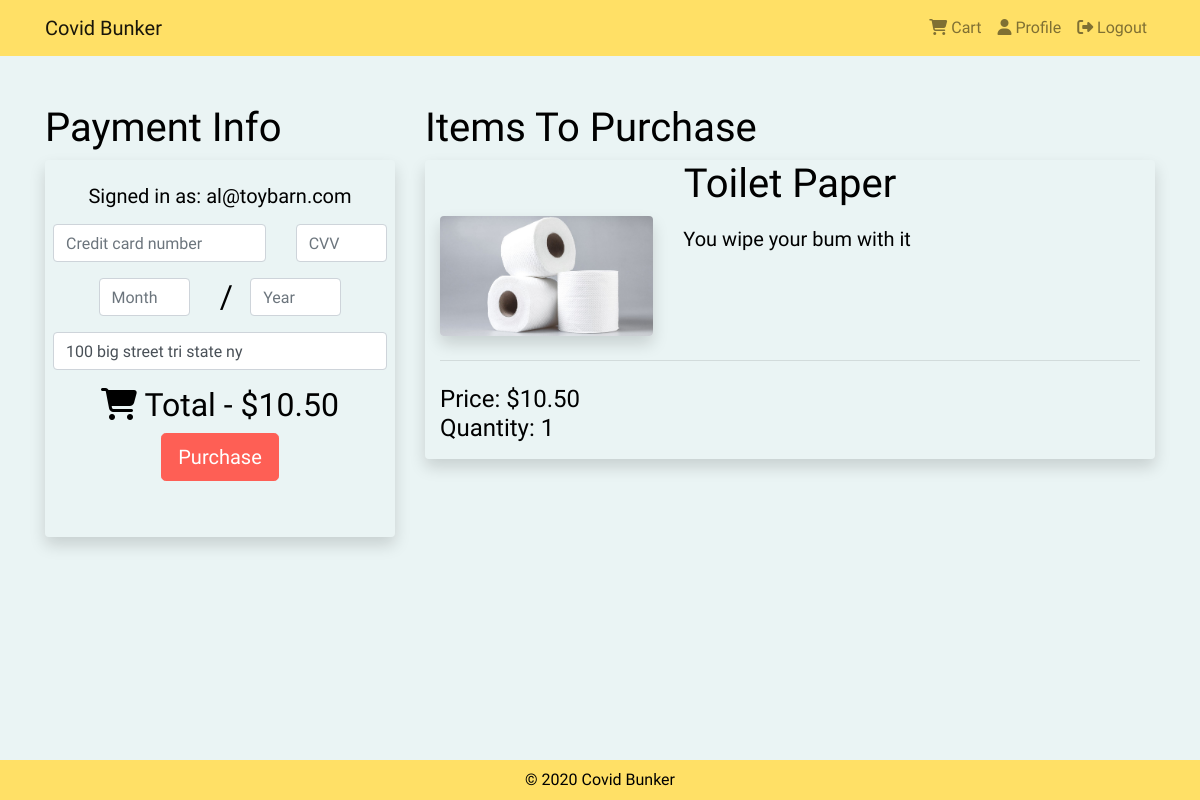
The page /checkout/4 (signed in) on the database its author committed.
### tables this page shows
CREATE TABLE "Users" (
	"UID"	TEXT NOT NULL,
	"isAdmin"	INTEGER NOT NULL,
	"Email"	TEXT NOT NULL,
	"Address"	TEXT NOT NULL,
	PRIMARY KEY("UID")
);

CREATE TABLE "Products" (
	"PID"	INTEGER,
	"Name"	TEXT NOT NULL,
	"Description"	TEXT,
	"Price"	REAL NOT NULL,
	"Qty"	INTEGER NOT NULL,
	"ImgURL"	TEXT NOT NULL,
	"Category"	TEXT,
	PRIMARY KEY("PID" AUTOINCREMENT)
);

### server.py (the view)
@app.route("/checkout/", methods=['GET'])
@app.route("/checkout/<int:PID>", methods=['GET'])
@app.route("/checkout/<int:PID>/<int:quantity>", methods=['GET'])
def checkout(PID=0, quantity=1):
    if session['signed_in'] == False:
        return redirect(url_for("login_get"))
    address = get_db().cursor().execute("select address from Users where uid = ?", (session['uid'],)).fetchone()[0]
    products = []
    total_price = 0.0
    if (PID == 0):
        products = get_cart()
        for p in products:
            total_price += p['price'] * p['quantity']
    else:
        conn = get_db()
        c = conn.cursor()
        product = c.execute('''
        SELECT * FROM Products WHERE PID=?;
        ''', (PID, )).fetchone()
        if (product is None or product==""):
            products = "" # no product was found
        else:
            product = map_product_query_result(product)
            total_price += product['price'] * quantity
            print(product['price'], product['quantity'])
            product['quantity']=quantity
            products.append(product)
    session['itemsPurchased'] = products
    session['purchaseCost'] = total_price
    return render_template("checkout.html", products=products, total_price=total_price, address=address)

### server.py (called while the page is built)
def get_db():
    db = getattr(g, '_database', None)
    if db is None:
        db = g._database = sqlite3.connect(dbpath)
    return db

@app.teardown_appcontext
def close_connection(exception):
    db = getattr(g, '_database', None)
    if db is not None:
        db.close()

def map_product_query_result(product):
    return {'id':product[0], 'name':product[1], 'description':product[2], 'price':product[3], 'quantity':product[4], 'img':product[5], 'category':product[6]}

### templates/checkout.html (shortened to what this page needs)
{% extends "base.html" %}
{% block logged_in %}
    {% if session.signed_in %}
        {{ super() }}
    {% endif %}
{% endblock %}
{% block content %}
<br>
<div class="container">
    <div class="row">
        <div class="col-lg-4 col-md-12 text-left pt-4 font-sm">
            <h1> Payment Info</h1>
            <div class="rounded shadow text-center pt-4 px-2">
		    <h5>Signed in as: {{session.email}}</h5>
                <form action="/checkout/" method="POST">
                    <div class="row py-2">
                        <div class="col-8">
                            <input class="form-control" id="ccn" placeholder="Credit card number" aria-label="Credit card number" type="text" name="ccn" required>
                        </div>
                        <div class="col-4">
                            <input class="form-control" id="cvv" placeholder="CVV" aria-label="CVV" type="text" name="cvv" size="2" required>
                        </div>
                    </div>
                    <div class="row py-2 justify-content-center">
                        <div class="col-4">
                            <input class="form-control" id="exp-month" placeholder="Month" aria-label="Month" type="text" name="exp-mon" size="2" required>
                        </div>
                        <div class="col-1 text-center">
                            <h2>/</h2>
                        </div>
                        <div class="col-4">
                            <input class="form-control" id="exp-year" placeholder="Year" aria-label="Year" type="text" name="exp-year" size="2" required>
                        </div>
                    </div>
                    <div class="row">
                        <div class="col-12">
                        	{% if address %}
              				<input class="form-control" id="address" placeholder="Shipping address" aria-label="Shipping address" type="text" name="address" size="35" value="{{address}}" required>
              			{% else %}
                			<input class="form-control" id="address" placeholder="Shipping address" aria-label="Shipping address" type="text" name="address" size="35" required>
              			{% endif %}
                        </div>
                    </div>
                    <div class="container"  id="bottom-checkout-btns">
                        <div class="row pt-3 pb-5">
                            <div class="col-12 text-center">
                                <h2 id="cart-icon-checkout-page"><i class="fas fa-shopping-cart"></i> Total -  {{ "$%.2f"|format(total_price) }}</h2>
                            </div>
                            <div class="col-12 text-center">
                                <input type="submit" class="btn btn-lg btn-danger mb-2" name="sub" value="Purchase">
                            </div>
                        </div>
                    </div>
                </form>
            </div>
        </div>
        <div class="col-lg-8 col-md-12 text-left pt-4">
            <h1> Items To Purchase</h1>
            {% if products %}
            {% for product in products %}
            <div class="container rounded shadow mb-4" id="{{ product.id }}">
                <h1 class="display-5 text-center">{{product.name}}</h1>
                <div class="row">
                    <div class="col-md-4 col-6">
                        <img src="/static/img/{{product.img}}" alt="{{product.name}}" class="img-fluid rounded shadow">
                    </div>
                    <div class="col-md-8 col-6 pt-2">
                        <p class="lead">{{product.description}} </p>
                    </div>
                </div>
                <hr class="my-4">
                <div class="row align-items-center">
                    <div class="col-sm-4 mr-auto pb-2">
                        <h4>
                            Price: {{ "$%.2f"|format(product.price) }}<br>
                            Quantity: {{product.quantity}}
                        </h4>
                    </div>
                </div>
            </div>
            {% endfor %}
            {% endif %}
        </div>
    </div>
</div>
{% endblock %}

### static/css/style.css (style rules this page uses)
html, body { height: 100%; width: 100%; margin: 0; padding: 0; font-family: 'Source Sans Pro', sans-serif; }
.bg-secondary { background-color: #eaf4f4 !important; }
.btn-danger { background-color: #fe5f55 ; border-color: #fe5f55 ; }

### rows shown on the page
Users: email "al@toybarn.com", address "100 big street tri state ny"
Products: name "Toilet Paper", img (picture), description "You wipe your bum with it", price "$10.50", quantity "1"

### other values the page prints
{{ "$%.2f"|format(total_price) }} "$10.50"
